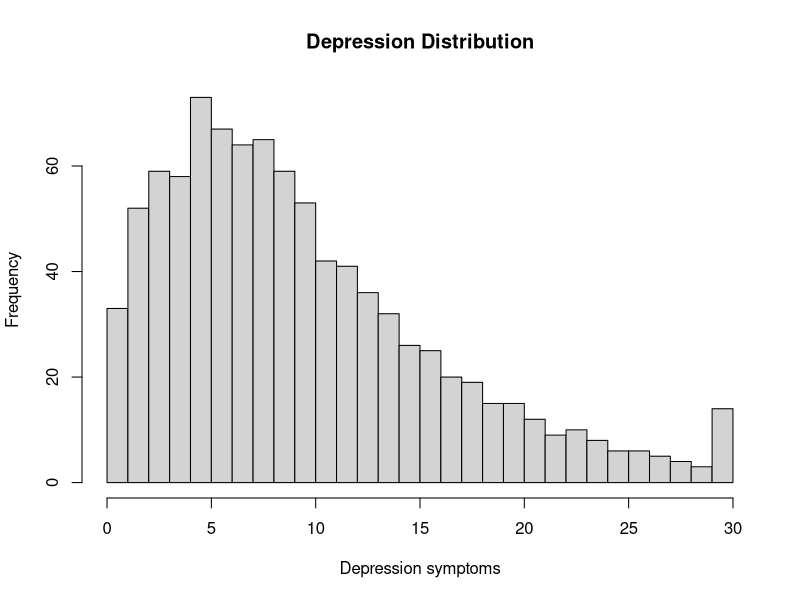
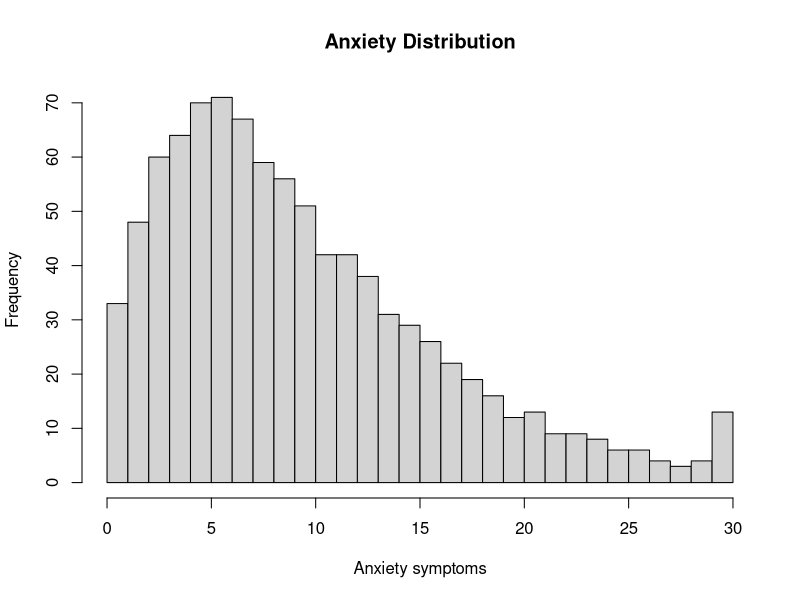
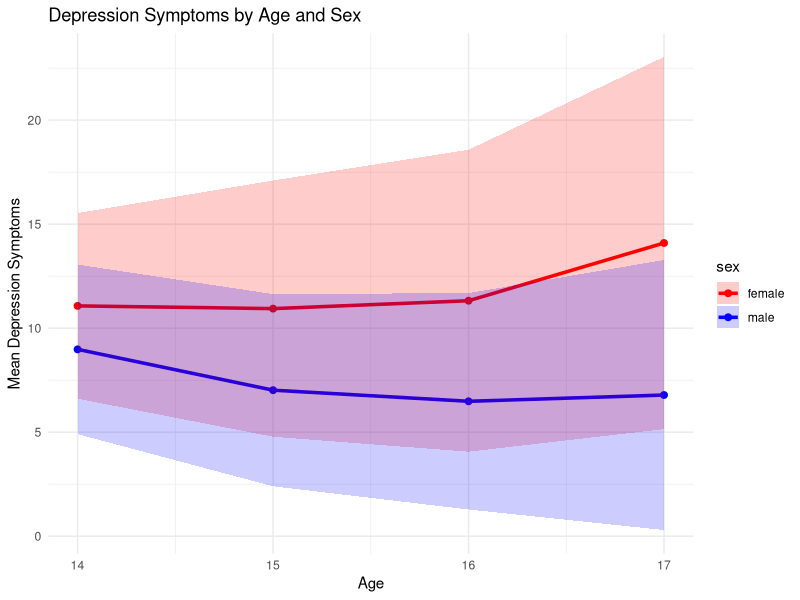
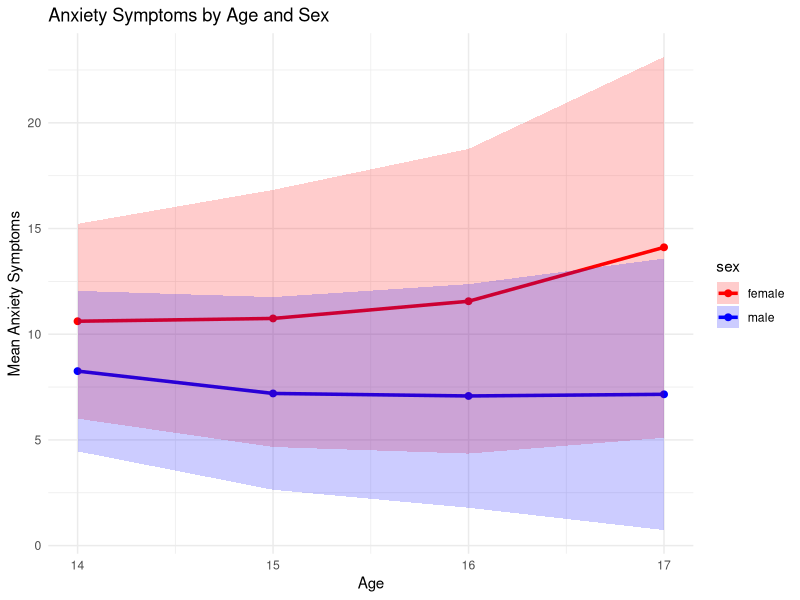

The R script that drew these images, in order:
## ---- chunk 1
library("MASS")
library("psych")
library("tidyverse")
library("lme4")
library("lmerTest")
## ---- chunk 2
set.seed(52242)

# -----------------------------
# 1. Settings
# -----------------------------
N <- 250
timepoints <- 1:4
ages <- 14:17
n_time <- length(ages)

# Participant-level info
id <- 1:N
sexMale <- rbinom(N, 1, 0.5)  # 0=female, 1=male

df <- expand.grid(ID = id, timepoint = timepoints) %>%
  arrange(ID, timepoint) %>%
  mutate(sexMale = rep(sexMale, each = n_time))

df$age <- NA
df$age[which(df$timepoint == 1)] <- 14
df$age[which(df$timepoint == 2)] <- 15
df$age[which(df$timepoint == 3)] <- 16
df$age[which(df$timepoint == 4)] <- 17

# -----------------------------
# 2. Random intercepts (person-level)
# -----------------------------
# Correlated latent traits: depression, anxiety, sleep, SES
Sigma_u <- matrix(c(
  6.0, 3.0, -0.5, -0.3,
  3.0, 6.0, -0.4, -0.3,
 -0.5,-0.4, 1.0, 0.5,
 -0.3,-0.3, 0.5, 1.0
), nrow=4, byrow=TRUE)

u <- mvrnorm(N, mu=c(0,0,0,0), Sigma=Sigma_u)
colnames(u) <- c("u_dep","u_anx","u_sleep","u_ses")
df <- df %>%
  left_join(data.frame(ID=id, u_dep=u[,1], u_anx=u[,2], u_sleep=u[,3], u_ses=u[,4]), by="ID")

# -----------------------------
# 3. Time-varying residuals
# -----------------------------
Sigma_e <- matrix(c(
  2.0, 1.0, -0.3, -0.2,
  1.0, 2.0, -0.2, -0.2,
 -0.3,-0.2, 0.5, 0.3,
 -0.2,-0.2, 0.3, 0.5
), nrow=4, byrow=TRUE)

res <- lapply(1:N, function(i){
  mvrnorm(n_time, mu=c(0,0,0,0), Sigma=Sigma_e)
})
res <- do.call(rbind, res)
colnames(res) <- c("e_dep","e_anx","e_sleep","e_ses")
df <- bind_cols(df, as.data.frame(res))

# -----------------------------
# 4. Fixed effects
# -----------------------------
beta_age_dep <- 1.0
beta_age_anx <- 0.8
beta_sex_dep <- -2
beta_sex_anx <- -2
beta_age_sex_dep <- -0.4
beta_age_sex_anx <- -0.3
beta_ses_dep <- -0.5
beta_ses_anx <- -0.5
beta_sleep_dep <- -0.3
beta_sleep_anx <- -0.2

# -----------------------------
# 5. Compute SES (z-scored)
# -----------------------------
df$ses_cont <- df$u_ses + df$e_ses
df$ses <- as.numeric(scale(df$ses_cont))

# -----------------------------
# 6. Compute Sleep (5-10 hrs)
# -----------------------------
df$sleep_cont <- df$u_sleep + df$e_sleep
df$sleep <- pmin(pmax(8 + df$sleep_cont, 5), 10)

# -----------------------------
# 7. Latent depression & anxiety with cross-lagged structure
# -----------------------------

# Sort correctly
df <- df %>% arrange(ID, age)

# Parameters for temporal dynamics
phi_dep <- 0.50   # autoregressive depression
phi_anx <- 0.50   # autoregressive anxiety

cl_anx_to_dep <- 0.35  # anxiety -> later depression (stronger)
cl_dep_to_anx <- 0.10  # depression -> later anxiety (weaker)

# Initialize latent variables
df$depression_latent <- NA
df$anxiety_latent    <- NA

for (i in unique(df$ID)) {

  idx <- which(df$ID == i)

  for (t in seq_along(idx)) {

    row <- idx[t]

    # Baseline (age 14)
    if (t == 1) {

      df$depression_latent[row] <-
        df$u_dep[row] +
        beta_sex_dep * df$sexMale[row] +
        beta_ses_dep * df$ses[row] +
        beta_sleep_dep * df$sleep[row] +
        df$e_dep[row]

      df$anxiety_latent[row] <-
        df$u_anx[row] +
        beta_sex_anx * df$sexMale[row] +
        beta_ses_anx * df$ses[row] +
        beta_sleep_anx * df$sleep[row] +
        df$e_anx[row]

    } else {

      prev <- idx[t - 1]

      df$depression_latent[row] <-
        df$u_dep[row] +
        phi_dep * df$depression_latent[prev] +
        cl_anx_to_dep * df$anxiety_latent[prev] +
        (beta_age_dep + beta_age_sex_dep * df$sexMale[row]) * (df$age[row] - 14) +
        beta_sex_dep * df$sexMale[row] +
        beta_ses_dep * df$ses[row] +
        beta_sleep_dep * df$sleep[row] +
        df$e_dep[row]

      df$anxiety_latent[row] <-
        df$u_anx[row] +
        phi_anx * df$anxiety_latent[prev] +
        cl_dep_to_anx * df$depression_latent[prev] +
        (beta_age_anx + beta_age_sex_anx * df$sexMale[row]) * (df$age[row] - 14) +
        beta_sex_anx * df$sexMale[row] +
        beta_ses_anx * df$ses[row] +
        beta_sleep_anx * df$sleep[row] +
        df$e_anx[row]
    }
  }
}

# -----------------------------
# 8. Transform to skewed counts (preserve ordering & skew)
# -----------------------------

df <- df %>%
  mutate(
    dep_rank = rank(depression_latent, ties.method = "average") / (n() + 1),
    anx_rank = rank(anxiety_latent,    ties.method = "average") / (n() + 1),

    depression = round(pmin(qgamma(dep_rank, shape = 2, scale = 5), 30)),
    anxiety    = round(pmin(qgamma(anx_rank, shape = 2, scale = 5), 30))
  ) %>%
  select(-dep_rank, -anx_rank)

# -----------------------------
# 9. Introduce attrition
# -----------------------------
df <- df %>%
  mutate(
    p_dropout = case_when(
      age == 14 ~ 0.00,
      age == 15 ~ 0.05,
      age == 16 ~ 0.10,
      age == 17 ~ 0.15
    ),
    dropout = rbinom(n(), 1, p_dropout)
  ) %>%
  mutate(
    ses        = ifelse(dropout == 1, NA, ses),
    sleep      = ifelse(dropout == 1, NA, sleep),
    depression = ifelse(dropout == 1, NA, depression),
    anxiety    = ifelse(dropout == 1, NA, anxiety)
  ) %>%
  select(-p_dropout, -dropout)

# -----------------------------
# 10. Factorize sex for plotting
# -----------------------------
df$sex <- NA
df$sex[which(df$sexMale == 0)] <- "female"
df$sex[which(df$sexMale == 1)] <- "male"

# -----------------------------
# 11. Final dataset
# -----------------------------
df <- df %>% 
  select(ID, timepoint, age, sex, sexMale, ses, sleep, depression, anxiety)
## ---- chunk 3
describe(df)

cor(
  x = df %>% select(depression, anxiety, sleep, ses),
  use = "pairwise.complete.obs")

head(df)

summary(lmer(
  depression ~ lag(anxiety) + lag(depression) + age + sex + (1|ID),
  data = df))

summary(lmer(
  anxiety ~ lag(depression) + lag(anxiety) + age + sex + (1|ID),
  data = df))
## ---- chunk 4
hist(
  df$depression,
  breaks = 30,
  main = "Depression Distribution",
  xlab = "Depression symptoms")
## ---- chunk 5
hist(
  df$anxiety,
  breaks = 30,
  main = "Anxiety Distribution",
  xlab = "Anxiety symptoms")
## ---- chunk 6
# --- Summarize mean + SD by age and sex ---
df_summary <- df %>%
  group_by(age, sex) %>%
  summarize(
    mean_dep = mean(depression, na.rm=TRUE),
    sd_dep   = sd(depression, na.rm=TRUE),
    mean_anx = mean(anxiety, na.rm=TRUE),
    sd_anx   = sd(anxiety, na.rm=TRUE),
    n        = n(),
    .groups = "drop"
  )

# --- Plot Depression by Age and Sex ---
ggplot(df_summary, aes(x=age, y=mean_dep, color=sex)) +
  geom_line(linewidth=1.2) +
  geom_point(size=2) +
  geom_ribbon(aes(ymin=mean_dep-sd_dep, ymax=mean_dep+sd_dep, fill=sex), alpha=0.2, color=NA) +
  labs(title="Depression Symptoms by Age and Sex",
       x="Age", y="Mean Depression Symptoms") +
  theme_minimal() +
  scale_color_manual(values=c("female"="red", "male"="blue")) +
  scale_fill_manual(values=c("female"="red", "male"="blue"))

# --- Plot Anxiety by Age and Sex ---
ggplot(df_summary, aes(x=age, y=mean_anx, color=sex)) +
  geom_line(linewidth=1.2) +
  geom_point(size=2) +
  geom_ribbon(aes(ymin=mean_anx-sd_anx, ymax=mean_anx+sd_anx, fill=sex), alpha=0.2, color=NA) +
  labs(title="Anxiety Symptoms by Age and Sex",
       x="Age", y="Mean Anxiety Symptoms") +
  theme_minimal() +
  scale_color_manual(values=c("female"="red", "male"="blue")) +
  scale_fill_manual(values=c("female"="red", "male"="blue"))
